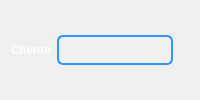
                  <widget class="QFrame" name="frame_cliente">
                   <property name="sizePolicy">
                    <sizepolicy hsizetype="Expanding" vsizetype="Expanding">
                     <horstretch>0</horstretch>
                     <verstretch>0</verstretch>
                    </sizepolicy>
                   </property>
                   <property name="frameShape">
                    <enum>QFrame::NoFrame</enum>
                   </property>
                   <property name="frameShadow">
                    <enum>QFrame::Raised</enum>
                   </property>
                   <layout class="QHBoxLayout" name="horizontalLayout_7">
                    <item>
                     <layout class="QHBoxLayout" name="layout_cliente">
                      <item>
                       <widget class="QLabel" name="label_cliente_4">
                        <property name="sizePolicy">
                         <sizepolicy hsizetype="Expanding" vsizetype="Expanding">
                          <horstretch>0</horstretch>
                          <verstretch>0</verstretch>
                         </sizepolicy>
                        </property>
                        <property name="styleSheet">
                         <string notr="true">QLabel {
    color: white;
    text-align: center; /* Centraliza o texto horizontalmente */
    vertical-align: middle; /* Centraliza o texto verticalmente */
}
</string>
                        </property>
                        <property name="text">
                         <string>&lt;html&gt;&lt;head/&gt;&lt;body&gt;&lt;p&gt;&lt;span style=&quot; font-weight:600;&quot;&gt;Cliente&lt;/span&gt;&lt;/p&gt;&lt;/body&gt;&lt;/html&gt;</string>
                        </property>
                       </widget>
                      </item>
                      <item>
                       <widget class="QLineEdit" name="txt_cliente_3">
                        <property name="sizePolicy">
                         <sizepolicy hsizetype="Expanding" vsizetype="Expanding">
                          <horstretch>0</horstretch>
                          <verstretch>0</verstretch>
                         </sizepolicy>
                        </property>
                        <property name="maximumSize">
                         <size>
                          <width>16777215</width>
                          <height>30</height>
                         </size>
                        </property>
                        <property name="styleSheet">
                         <string notr="true">QLineEdit {
    background-color: rgb(240, 240, 240); /* Cor de fundo cinza claro */
    border: 2px solid rgb(50, 150, 250); /* Borda azul */
    border-radius: 6px; /* Cantos arredondados */
    padding: 3px; /* Espaçamento interno */
}
</string>
                        </property>
                       </widget>
                      </item>
                      <item>
                       <widget class="QFrame" name="frame_erro_cliente">
                        <property name="sizePolicy">
                         <sizepolicy hsizetype="Expanding" vsizetype="Expanding">
                          <horstretch>0</horstretch>
                          <verstretch>0</verstretch>
                         </sizepolicy>
                        </property>
                        <property name="maximumSize">
                         <size>
                          <width>21</width>
                          <height>21</height>
                         </size>
                        </property>
                        <property name="frameShape">
                         <enum>QFrame::NoFrame</enum>
                        </property>
                        <property name="frameShadow">
                         <enum>QFrame::Raised</enum>
                        </property>
                       </widget>
                      </item>
                     </layout>
                    </item>
                   </layout>
                  </widget>
